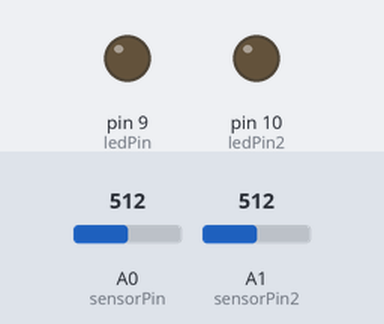
The sketch below on a simulated Arduino Uno, built with avr-gcc and run on an emulated ATmega328P. On the bench: output pins drawn as LEDs (lit = HIGH). Inputs (shaded band) come from the test bench; at power-on: A1 (sensorPin2) = 512, A0 (sensorPin) = 512. What the sketch prints to the serial monitor is not drawn.

Above: at 1.2 s.
1.3 s: A1 (sensorPin2) set to 472
2.8 s: A1 (sensorPin2) set to 446
At 3.2 s:
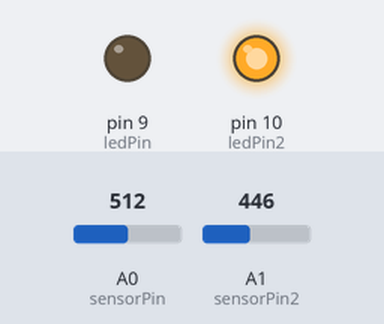
4.4 s: A0 (sensorPin) set to 478
5.9 s: A0 (sensorPin) set to 448
At 7.0 s:
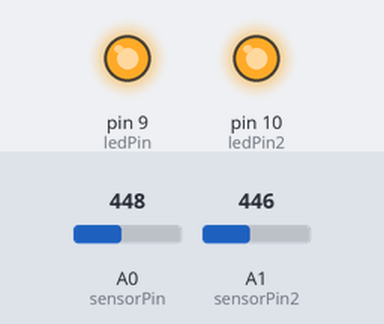
7.4 s: A1 (sensorPin2) set to 511
At 8.3 s:
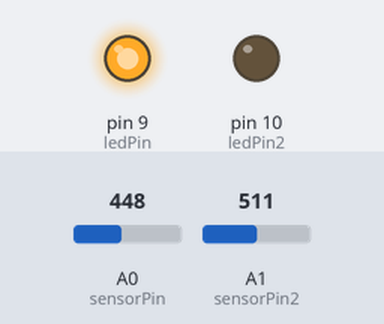
8.9 s: A1 (sensorPin2) set to 306
At 9.6 s:
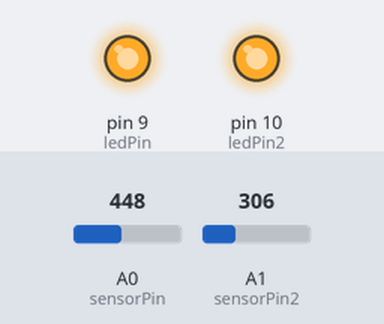
Timing chart, 0 to 11.4 s (numbered marks = the images above; inputs shaded):
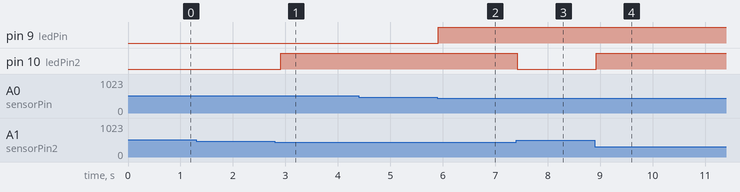

Measured:
- the behaviour switches between 462 and 461 on A1 (sensorPin2) (found by bisection; images 0 and 1)
- the behaviour switches between 462 and 461 on A0 (sensorPin) (found by bisection; images 1 and 2)
- after the input at 1.3 s, every drawn part: stays the same
- after the input at 2.8 s, pin 10 (ledPin2): LOW → HIGH after 0.11 s
- after the input at 4.4 s, every drawn part: stays the same
- after the input at 5.9 s, pin 9 (ledPin): LOW → HIGH at once
- after the input at 7.4 s, pin 10 (ledPin2): HIGH → LOW at once
- after the input at 8.9 s, pin 10 (ledPin2): LOW → HIGH at once

The sketch:

vusketch.ino
```cpp
/*
  SparkFun Inventor's Kit
  Example sketch 07

  PHOTORESISTOR

  Read a photoresistor (light sensor) to detect "darkness" and turn on an LED when it
  is "dark" and turn back off again when it is "bright.

  This sketch was written by SparkFun Electronics,
  with lots of help from the Arduino community.
  This code is completely free for any use.
  Visit http://learn.sparkfun.com/products/2 for SIK information.
  Visit http://www.arduino.cc to learn about the Arduino.
*/


// As usual, we'll create constants to name the pins we're using.
// This will make it easier to follow the code below.

const int sensorPin = 0;
const int sensorPin2 = 1;
const int ledPin = 9;
const int ledPin2 = 10;

// We'll also set up some global variables for the light level a calibration value and
//and a raw light value
int lightCal;
int lightVal;
int lightCal2;
int lightVal2;

char result[]={'0','0','0','0','0','0','0','0'};
int count=0;
void setup()
{
  // We'll set up the LED pin to be an output.
  Serial.begin(9600);
  pinMode(ledPin, OUTPUT);
  pinMode(ledPin2, OUTPUT);
  lightCal = analogRead(sensorPin);
  lightCal2 = analogRead(sensorPin2);
  //we will take a single reading from the light sensor and store it in the lightCal
  //variable. This will give us a prelinary value to compare against in the loop
}


void loop()
{
  delay(50);
  for(int i=0;i<8;i++){
     result[i]='0';
    }
  //Take a reading using analogRead() on sensor pin and store it in lightVal
  lightVal = analogRead(sensorPin);
  lightVal2 = analogRead(sensorPin2);

  //if lightVal is less than our initial reading (lightCal) minus 50 it is dark and
  //turn pin 9 HIGH. The (-50) part of the statement sets the sensitivity. The smaller
  //the number the more sensitive the circuit will be to variances in light.
  while (count<8){
  if (lightVal < lightCal - 50)
  {
    digitalWrite(9, HIGH);
  }

  else
  {
    digitalWrite(9, LOW);
    result[count] = '1';
  }
  if (lightVal2 < lightCal2 - 50)
  {
    digitalWrite(10, HIGH);

  }
  else
  {
    digitalWrite(10, LOW);
    result[count] = '0';
  }
  count++;
  }
  Serial.println(result);
  delay(100);
  count=0;
  loop();
}
```
